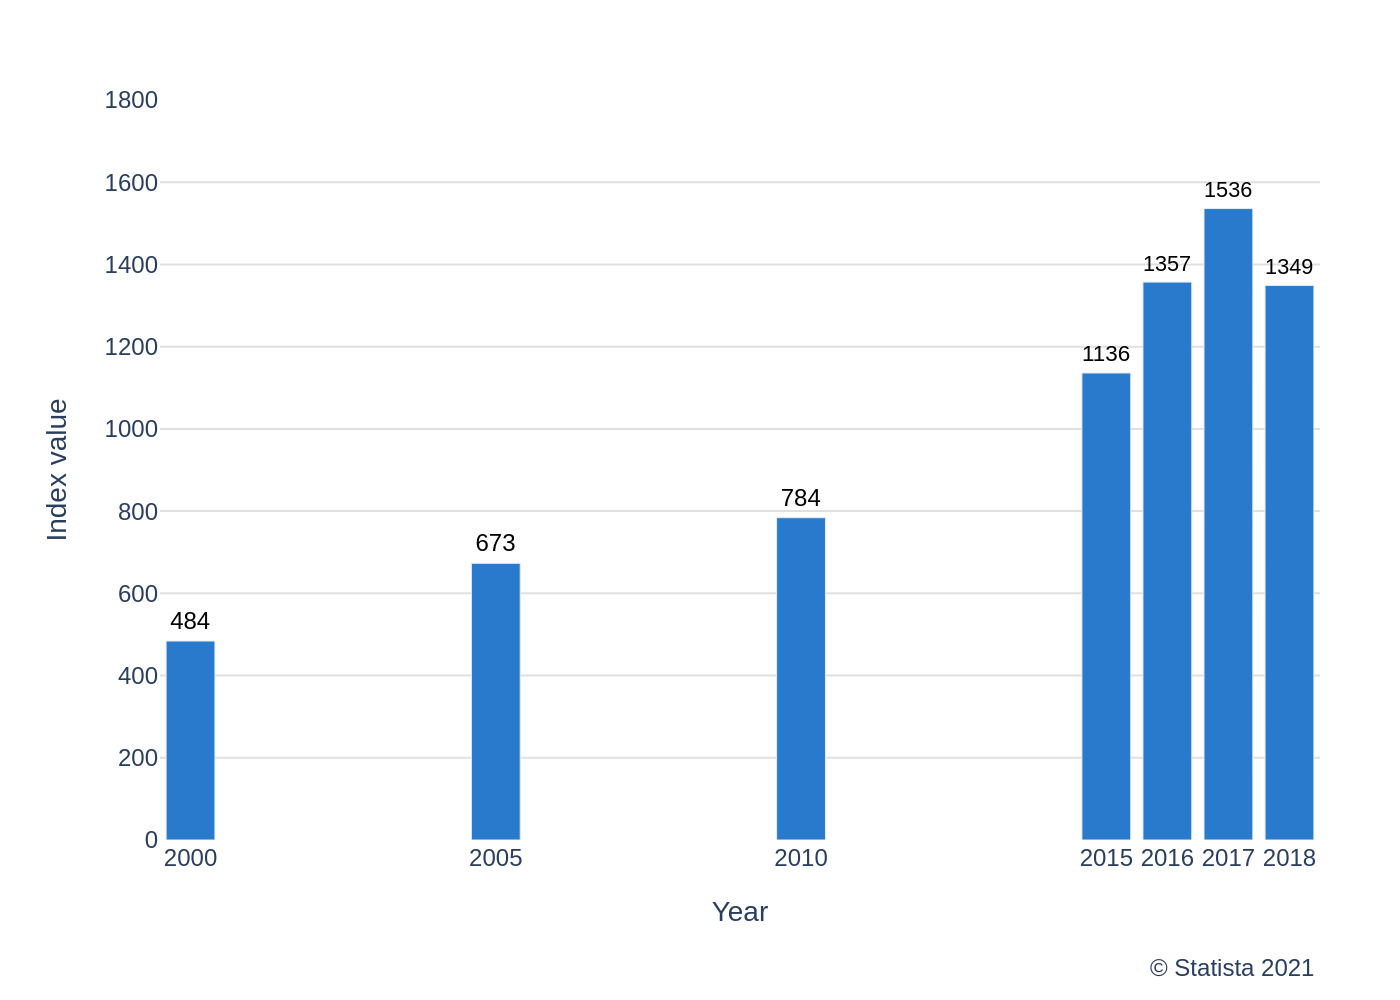

Generate this figure with Python:
import sys
import json
import plotly.graph_objects as go
import os

if len(sys.argv) != 2:
    print("Usage: python <script_name>.py <json_file_path>")
    sys.exit(1)

json_filepath = sys.argv[1]

try:
    with open(json_filepath, 'r', encoding='utf-8') as f:
        chart_info = json.load(f)
except FileNotFoundError:
    print(f"Error: JSON file not found at '{json_filepath}'")
    sys.exit(1)
except json.JSONDecodeError:
    print(f"Error: Could not decode JSON from '{json_filepath}'")
    sys.exit(1)

chart_data = chart_info.get('chart_data', [])
texts = chart_info.get('texts', {})
colors = chart_info.get('colors', [])

fig = go.Figure()

for i, series in enumerate(chart_data):
    fig.add_trace(go.Bar(
        x=series['x'],
        y=series['y'],
        name=series.get('name', ''),
        marker_color=colors[i % len(colors)],
        text=series['y'],
        textposition='outside',
        textfont=dict(family='Arial', size=12, color='black'),
        cliponaxis=False
    ))

fig.update_layout(
    font=dict(family="Arial"),
    xaxis=dict(
        title_text=texts.get('x_axis_title'),
        tickvals=chart_data[0]['x'],
        showgrid=False
    ),
    yaxis=dict(
        title_text=texts.get('y_axis_title'),
        range=[0, 1800],
        gridcolor='#e0e0e0'
    ),
    plot_bgcolor='white',
    paper_bgcolor='white',
    showlegend=False,
    margin=dict(t=50, b=80, l=80, r=40),
    annotations=[
        dict(
            showarrow=False,
            text=texts.get('source', ''),
            xref='paper',
            yref='paper',
            x=1,
            y=-0.15,
            xanchor='right',
            yanchor='top',
            font=dict(size=12)
        )
    ]
)

base_filename = os.path.splitext(os.path.basename(json_filepath))[0]
output_filename = f"{base_filename}.png"

fig.write_image(output_filename, scale=2)

print(f"Chart saved to {output_filename}")
